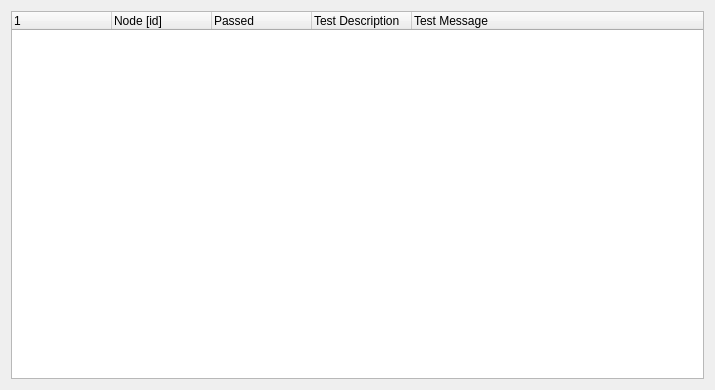
<?xml version="1.0" encoding="UTF-8"?>
<ui version="4.0">
 <class>SelfTestUi</class>
 <widget class="QWidget" name="SelfTestUi">
  <property name="geometry">
   <rect>
    <x>0</x>
    <y>0</y>
    <width>715</width>
    <height>390</height>
   </rect>
  </property>
  <property name="windowTitle">
   <string>Form</string>
  </property>
  <layout class="QVBoxLayout" name="verticalLayout">
   <item>
    <widget class="QTreeWidget" name="test_tree">
     <property name="animated">
      <bool>true</bool>
     </property>
     <column>
      <property name="text">
       <string notr="true">1</string>
      </property>
     </column>
     <column>
      <property name="text">
       <string>Node [id]</string>
      </property>
     </column>
     <column>
      <property name="text">
       <string>Passed</string>
      </property>
     </column>
     <column>
      <property name="text">
       <string>Test Description</string>
      </property>
     </column>
     <column>
      <property name="text">
       <string>Test Message</string>
      </property>
     </column>
    </widget>
   </item>
  </layout>
 </widget>
 <resources/>
 <connections/>
</ui>
